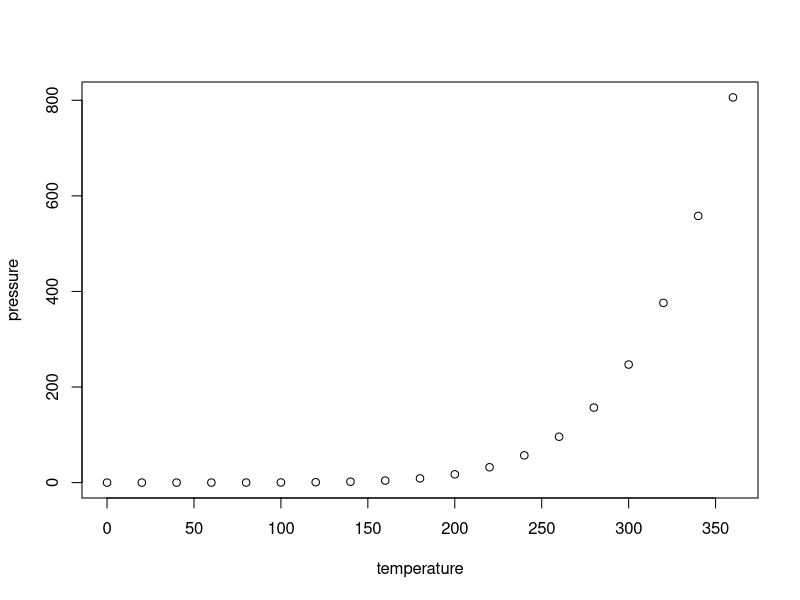
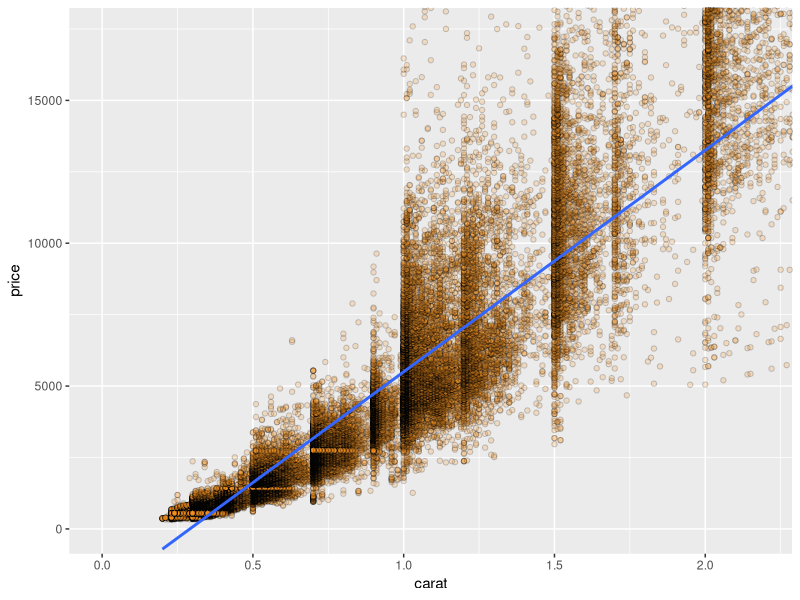
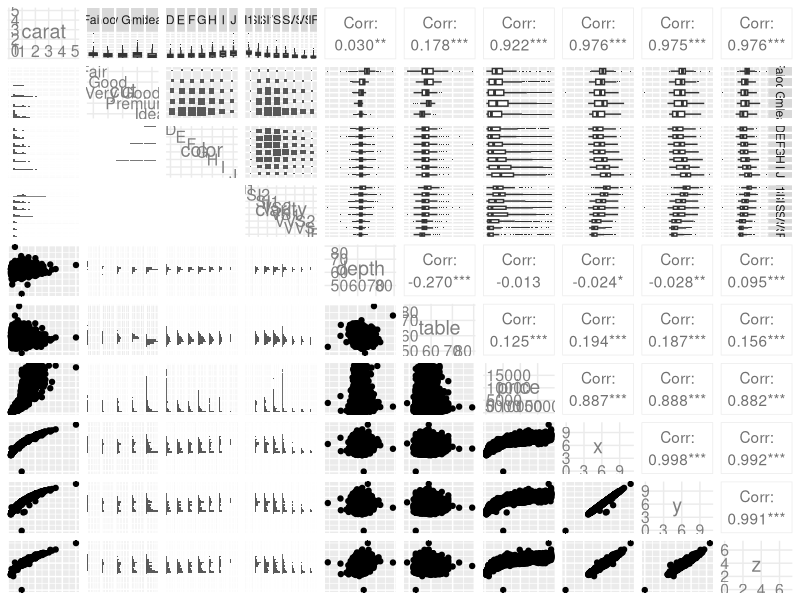
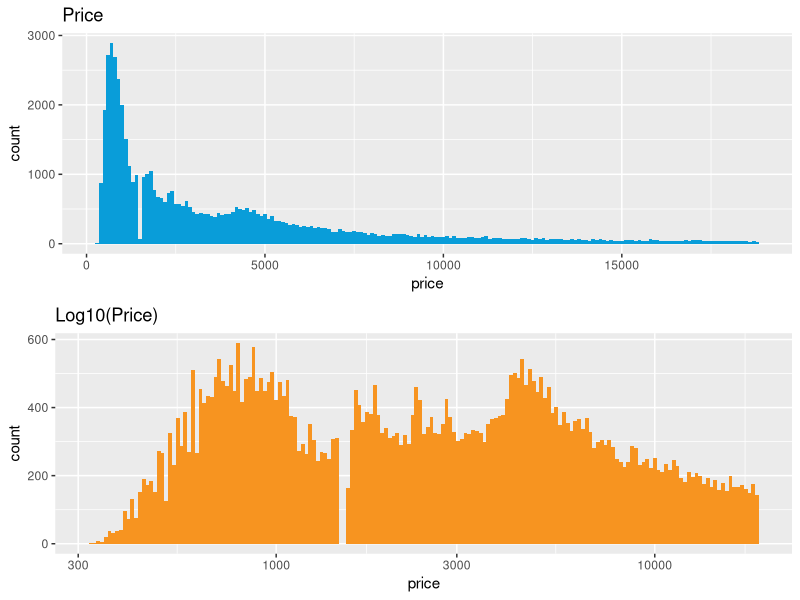
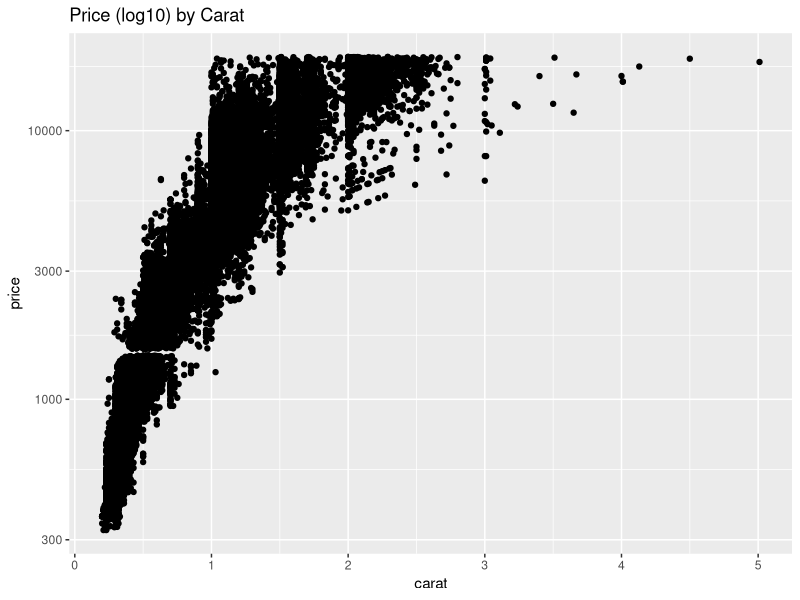
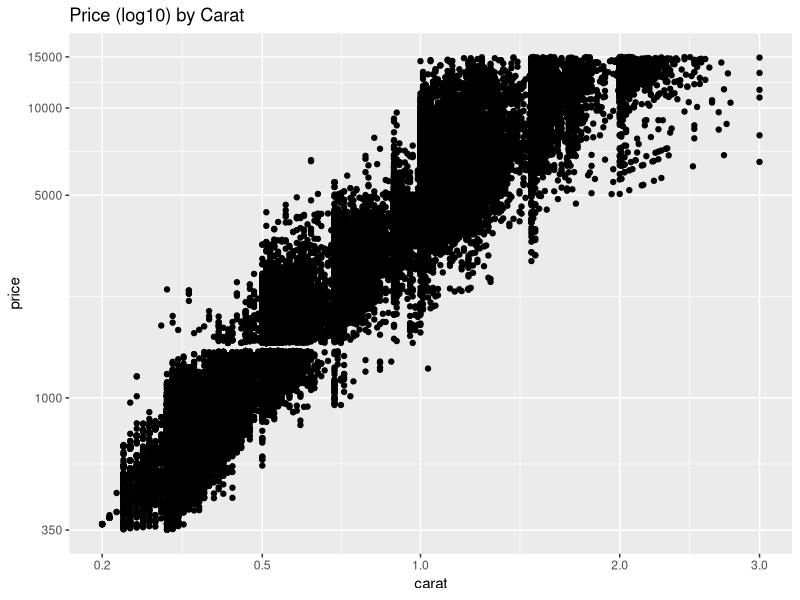
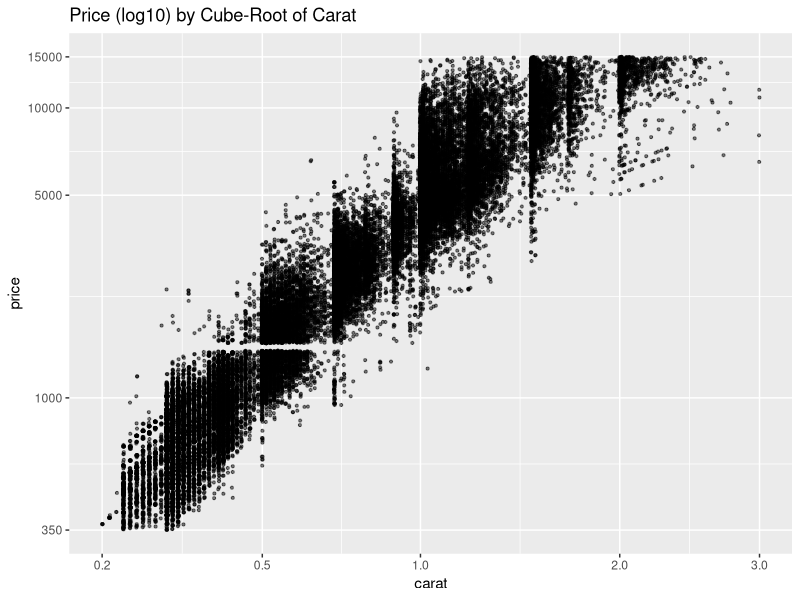
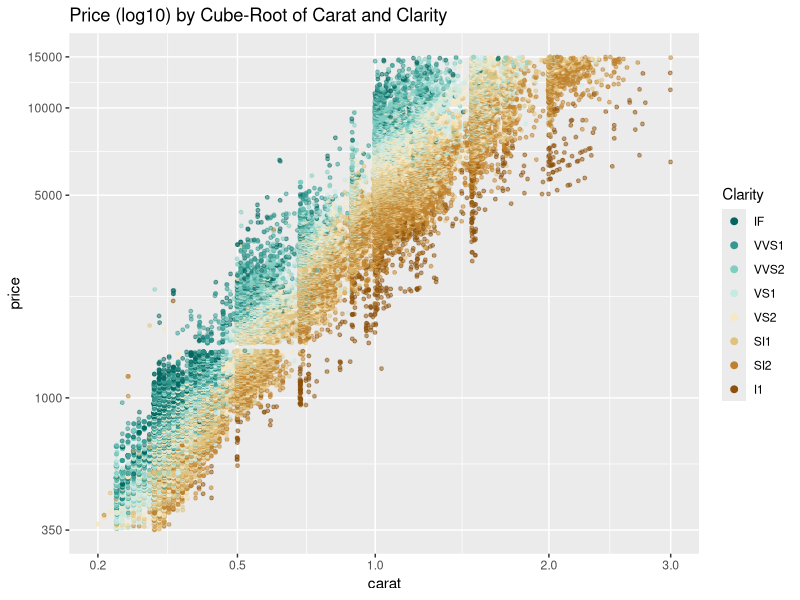

Generate these figures, in order, with R: (Note: this script raises an error after producing the figures.)
## ---- chunk 1
knitr::opts_chunk$set(echo = TRUE)
## ---- chunk 2
summary(cars)
## ---- chunk 3
plot(pressure)
## ---- chunk 4

library(ggplot2)

ggplot(aes(x=carat,y=price),
       data=diamonds)+
  coord_cartesian(xlim=c(0,quantile(diamonds$carat,.99)),
                  ylim=c(0,quantile(diamonds$price,.99)))+
  geom_point(fill=I('#F79420'),color=I('black'),shape=21,alpha=1/5)+
  stat_smooth(method='lm')


## ---- chunk 5

install.packages('GGally')
install.packages('scales')
install.packages('memisc')
install.packages('lattice')
install.packages('MASS')
install.packages('car')
install.packages('reshape')
install.packages('plyr')

library(ggplot2)
library(GGally)
library(scales)
library(memisc)

set.seed(20022012)
diamond_samp<-diamonds[sample(1:length(diamonds$price),10000),]
ggpairs(diamond_samp,
        axisLabels = 'internal',
        lower=list(continous= wrap("points",shape=I('.'))),
        upper = list(combo= wrap("box",outlier.shape=I('.'))))
## ---- chunk 6

library(gridExtra)

plot1<-ggplot(aes(x=price),
       data=diamonds)+
  geom_histogram(binwidth = 100,fill=I('#099DD9'))+
  ggtitle(label= "Price")

plot2<-ggplot(aes(x=price),
       data = diamonds)+
  scale_x_log10()+
  geom_histogram(binwidth = 0.01,fill=I('#F79420'))+
  ggtitle("Log10(Price)")

grid.arrange(plot1,plot2)


## ---- chunk 7

ggplot(aes(x=carat,y=price),
       data=diamonds)+
  scale_y_log10()+
  ggtitle("Price (log10) by Carat")+
  geom_point()


## ---- chunk 8
cuberoot_trans=function(x)trans_new('cuberoot',
                              transform = function(x)x ^(1/3),
                              inverse=function(x)x^3)


ggplot(aes(x=carat,y=price),
       data=diamonds)+
  geom_point()+
  scale_y_continuous(trans=log10_trans(),limits=c(350,15000),breaks=(c(350,1000,5000,10000,15000)))+
  scale_x_continuous(trans = cuberoot_trans(diamonds$price),limits = c(0.2,3),breaks = c(0.2,0.5,1,2,3))+
  ggtitle("Price (log10) by Carat")
 



## ---- chunk 9
head(sort(table(diamonds$carat),decreasing = T))
head(sort(table(diamonds$price),decreasing = T))


ggplot(aes(carat, price), data = diamonds) + 
  geom_point(alpha=1/2,position = 'jitter',size=3/4) + 
  scale_x_continuous(trans = cuberoot_trans(), limits = c(0.2, 3),
                     breaks = c(0.2, 0.5, 1, 2, 3)) + 
  scale_y_continuous(trans = log10_trans(), limits = c(350, 15000),
                     breaks = c(350, 1000, 5000, 10000, 15000)) +
  ggtitle('Price (log10) by Cube-Root of Carat')


## ---- chunk 10

install.packages('RColorBrewer', dependencies = TRUE)
library(RColorBrewer)


ggplot(aes(x = carat, y = price,color=clarity), data = diamonds) + 
  geom_point(alpha = 0.5, size = 1, position = 'jitter') +
  scale_color_brewer(type = 'div',
    guide = guide_legend(title = 'Clarity', reverse = T,
    override.aes = list(alpha = 1, size = 2))) +  
  scale_x_continuous(trans = cuberoot_trans(), limits = c(0.2, 3),
    breaks = c(0.2, 0.5, 1, 2, 3)) + 
  scale_y_continuous(trans = log10_trans(), limits = c(350, 15000),
    breaks = c(350, 1000, 5000, 10000, 15000)) +
  ggtitle('Price (log10) by Cube-Root of Carat and Clarity')
## ---- chunk 11

ggplot(aes(x = carat, y = price, color = cut), data = diamonds) + 
  geom_point(alpha = 0.5, size = 1, position = 'jitter') +
  scale_color_brewer(type = 'div',
                     guide = guide_legend(title = 'Cut', reverse = T,
                                          override.aes = list(alpha = 1, size = 2))) +  
  scale_x_continuous(trans = cuberoot_trans(), limits = c(0.2, 3),
                     breaks = c(0.2, 0.5, 1, 2, 3)) + 
  scale_y_continuous(trans = log10_trans(), limits = c(350, 15000),
                     breaks = c(350, 1000, 5000, 10000, 15000)) +
  ggtitle('Price (log10) by Cube-Root of Carat and Cut')

## ---- chunk 12
ggplot(aes(x = carat, y = price, color = color), data = diamonds) + 
  geom_point(alpha = 0.5, size = 1, position = 'jitter') +
  scale_color_brewer(type = 'div',
                     guide = guide_legend(title = 'color', reverse = FALSE,
                                          override.aes = list(alpha = 1, size = 2))) +  
  scale_x_continuous(trans = cuberoot_trans(), limits = c(0.2, 3),
                     breaks = c(0.2, 0.5, 1, 2, 3)) + 
  scale_y_continuous(trans = log10_trans(), limits = c(350, 15000),
                     breaks = c(350, 1000, 5000, 10000, 15000)) +
  ggtitle('Price (log10) by Cube-Root of Carat and color')


## ---- chunk 13

m1<-lm(I(log(price))~ I(carat^(1/3)),data=diamonds)
m2<-update(m1,~ .+ carat)
m3<-update(m2,~ . + cut)
m4<-update(m3,~ . + color)
m5<-update(m4,~ . +clarity)
mtable(m1,m2,m3,m4,m5)

## ---- chunk 14
diamondsbig$logprice=log(diamondsbig$price)

m1<-lm(logprice~I(carat^(1/3)),
       data=diamondsbig[diamondsbig$price<10000 &
                          diamondsbig$cert=="GIA",])
m2<-update(m1,~ . + carat)
m3<-update(m2, ~. + cut)
m4<-update(m3,~ . + color)
m5<-update(m4,~.+clarity)
mtable(m1,m2,m3,m4,m5)

## ---- chunk 15


thisDiamond = data.frame(carat = 1.00, cut = "V.Good",
                         color="I",clarity="VS1")

?predict

modelEstimate = predict(m5,newdata = thisDiamond,
                        interval="prediction", level=.95)


exp(modelEstimate)
